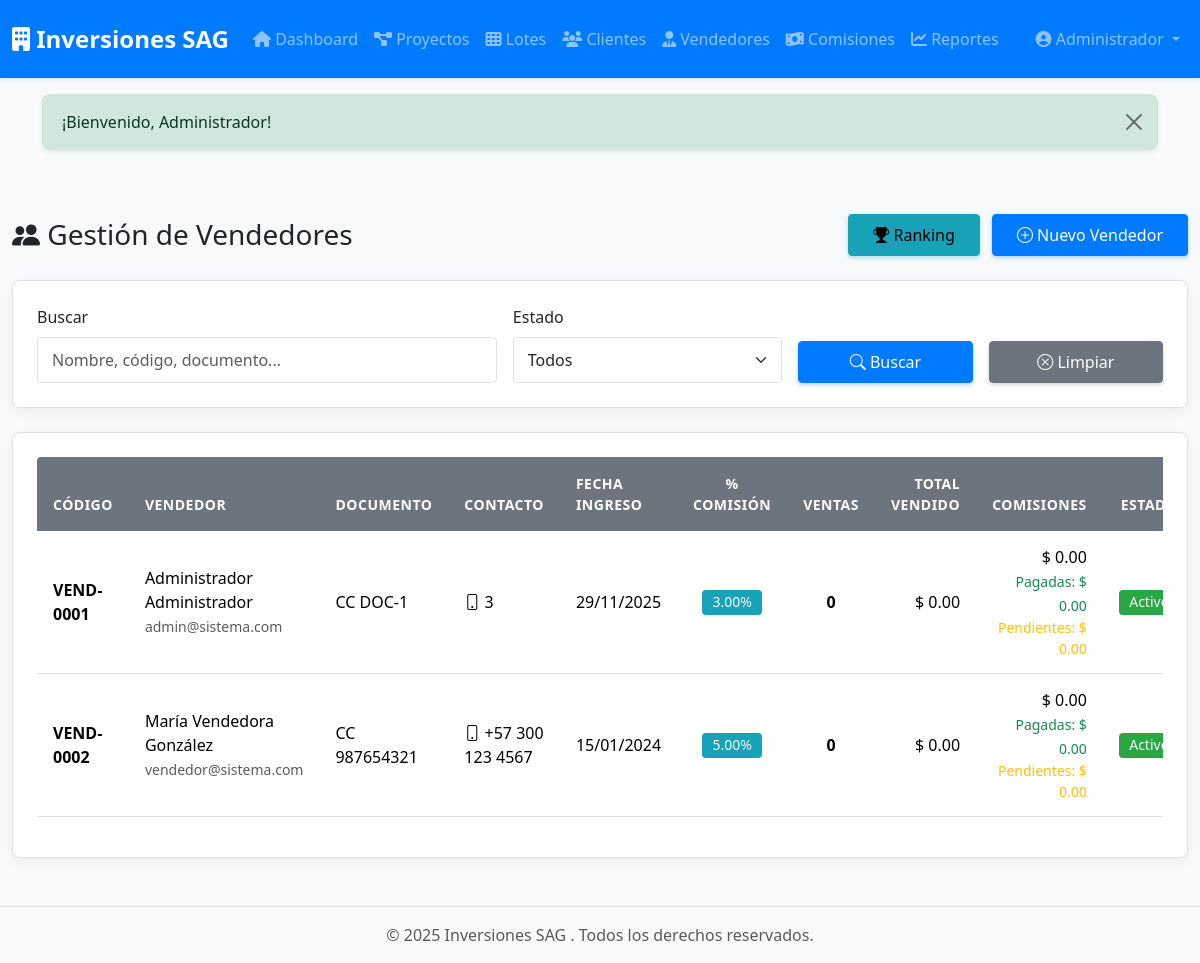
The page /vendedores (signed in) on the database its author committed.
### tables this page shows
CREATE TABLE `vendedores` (
  `id` int(10) UNSIGNED NOT NULL,
  `user_id` int(10) UNSIGNED NOT NULL COMMENT 'Relación con tabla users',
  `codigo_vendedor` varchar(20) NOT NULL COMMENT 'Código único del vendedor',
  `tipo_documento` enum('CC','NIT','CE','pasaporte') DEFAULT 'CC',
  `numero_documento` varchar(50) NOT NULL COMMENT 'Documento de identidad',
  `nombres` varchar(100) NOT NULL,
  `apellidos` varchar(100) NOT NULL,
  `telefono` varchar(20) DEFAULT NULL,
  `celular` varchar(20) DEFAULT NULL,
  `email` varchar(150) NOT NULL,
  `direccion` varchar(255) DEFAULT NULL,
  `ciudad` varchar(100) DEFAULT NULL,
  `fecha_ingreso` date NOT NULL COMMENT 'Fecha de ingreso a la empresa',
  `fecha_salida` date DEFAULT NULL COMMENT 'Fecha de retiro (si aplica)',
  `tipo_contrato` enum('indefinido','fijo','prestacion_servicios','freelance') DEFAULT 'indefinido',
  `porcentaje_comision_default` decimal(5,2) NOT NULL DEFAULT 3.00 COMMENT 'Porcentaje por defecto',
  `banco` varchar(100) DEFAULT NULL COMMENT 'Banco para pagos',
  `tipo_cuenta` enum('ahorros','corriente') DEFAULT NULL,
  `numero_cuenta` varchar(50) DEFAULT NULL,
  `estado` enum('activo','inactivo','suspendido') DEFAULT 'activo',
  `observaciones` text DEFAULT NULL,
  `foto_perfil` varchar(255) DEFAULT NULL COMMENT 'Ruta de la foto del vendedor',
  `created_at` timestamp NULL DEFAULT current_timestamp(),
  `updated_at` timestamp NULL DEFAULT current_timestamp() ON UPDATE current_timestamp()
);

### app/Views/vendedores/index.php (the view, shortened to what the rows shown need)
<div class="container-fluid py-4">
    <div class="d-flex justify-content-between align-items-center mb-4">
        <h1 class="h3 mb-0">
            <i class="bi bi-people-fill"></i> Gestión de Vendedores
        </h1>
        <div>
            <a href="/vendedores/ranking" class="btn btn-info me-2">
                <i class="bi bi-trophy-fill"></i> Ranking
            </a>
            <a href="/vendedores/create" class="btn btn-primary">
                <i class="bi bi-plus-circle"></i> Nuevo Vendedor
            </a>
        </div>
    </div>
    <div class="card mb-4">
        <div class="card-body">
            <form method="GET" action="/vendedores" class="row g-3">
                <div class="col-md-5">
                    <label class="form-label">Buscar</label>
                    <input type="text" name="search" class="form-control"
                           placeholder="Nombre, código, documento..."
                           value="<?= htmlspecialchars($filtros['search']) ?>">
                </div>
                <div class="col-md-3">
                    <label class="form-label">Estado</label>
                    <select name="estado" class="form-select">
                        <option value="">Todos</option>
                    </select>
                </div>
                <div class="col-md-2 d-flex align-items-end">
                    <button type="submit" class="btn btn-primary w-100">
                        <i class="bi bi-search"></i> Buscar
                    </button>
                </div>
                <div class="col-md-2 d-flex align-items-end">
                    <a href="/vendedores" class="btn btn-secondary w-100">
                        <i class="bi bi-x-circle"></i> Limpiar
                    </a>
                </div>
            </form>
        </div>
    </div>
    <div class="card">
        <div class="card-body">
            <?php if (empty($vendedores)): ?>
                <div class="alert alert-info">
                    <i class="bi bi-info-circle"></i> No hay vendedores registrados.
                </div>
            <?php else: ?>
                <div class="table-responsive">
                    <table class="table table-hover">
                        <thead>
                            <tr>
                                <th>Código</th>
                                <th>Vendedor</th>
                                <th>Documento</th>
                                <th>Contacto</th>
                                <th>Fecha Ingreso</th>
                                <th class="text-center">% Comisión</th>
                                <th class="text-center">Ventas</th>
                                <th class="text-end">Total Vendido</th>
                                <th class="text-end">Comisiones</th>
                                <th class="text-center">Estado</th>
                            </tr>
                        </thead>
                        <tbody>
                            <?php foreach ($vendedores as $v): ?>
                                <tr>
                                    <td><strong><?= htmlspecialchars($v['codigo_vendedor']) ?></strong></td>
                                    <td>
                                        <?= htmlspecialchars($v['nombre_completo']) ?>
                                        <br><small class="text-muted"><?= htmlspecialchars($v['email']) ?></small>
                                    </td>
                                    <td>
                                        <?= htmlspecialchars($v['tipo_documento']) ?>
                                        <?= htmlspecialchars($v['numero_documento']) ?>
                                    </td>
                                    <td>
                                        <?php if ($v['celular']): ?>
                                            <i class="bi bi-phone"></i> <?= htmlspecialchars($v['celular']) ?>
                                        <?php elseif ($v['telefono']): ?>
                                            <i class="bi bi-telephone"></i> <?= htmlspecialchars($v['telefono']) ?>
                                        <?php else: ?>
                                            <span class="text-muted">N/A</span>
                                        <?php endif; ?>
                                    </td>
                                    <td><?= date('d/m/Y', strtotime($v['fecha_ingreso'])) ?></td>
                                    <td class="text-center">
                                        <span class="badge bg-info"><?= number_format($v['porcentaje_comision_default'], 2) ?>%</span>
                                    </td>
                                    <td class="text-center">
                                        <strong><?= $v['total_lotes_vendidos'] ?></strong>
                                    </td>
                                    <td class="text-end"><?= formatMoney($v['valor_total_vendido']) ?></td>
                                    <td class="text-end">
                                        <div><?= formatMoney($v['total_comisiones_generadas']) ?></div>
                                        <small class="text-success">Pagadas: <?= formatMoney($v['comisiones_pagadas']) ?></small>
                                        <small class="text-warning d-block">Pendientes: <?= formatMoney($v['comisiones_pendientes']) ?></small>
                                    </td>
                                    <td class="text-center">
                                        <?php if ($v['estado'] === 'activo'): ?>
                                            <span class="badge bg-success">Activo</span>
                                        <?php elseif ($v['estado'] === 'inactivo'): ?>
                                            <span class="badge bg-secondary">Inactivo</span>
                                        <?php else: ?>
                                            <span class="badge bg-danger">Suspendido</span>
                                        <?php endif; ?>
                                    </td>
                                </tr>
                            <?php endforeach; ?>
                        </tbody>
                    </table>
                </div>
            <?php endif; ?>
        </div>
    </div>
</div>

### core/Router.php (shortened to what the rows shown need)
<?php
class Router
{
    private $routes = [];
    public function __construct($baseUrl = '')
    {
        $this->baseUrl = rtrim($baseUrl, '/');
    }
    private function addRoute($method, $uri, $handler)
    {
        $uri = '/' . trim($uri, '/');
        $this->routes[] = [
            'method' => $method,
            'uri' => $uri,
            'handler' => $handler,
            'pattern' => $this->convertUriToPattern($uri)
        ];
    }
    private function convertUriToPattern($uri)
    {
        $pattern = preg_replace('/\{([a-z_]+)\}/', '([^/]+)', $uri);
        return '#^' . $pattern . '$#';
    }
    public function dispatch()
    {
        $requestMethod = $_SERVER['REQUEST_METHOD'];
        $requestUri = $this->getRequestUri();
        foreach ($this->routes as $route) {
            if ($route['method'] !== $requestMethod) {
                continue;
            }
            if (preg_match($route['pattern'], $requestUri, $matches)) {
                array_shift($matches);
                return $this->callHandler($route['handler'], $matches);
            }
        }
    }
    private function getRequestUri()
    {
        $uri = parse_url($_SERVER['REQUEST_URI'], PHP_URL_PATH);
        return '/' . trim($uri, '/');
    }
    private function callHandler($handler, $params = [])
    {
        if (is_string($handler) && strpos($handler, '@') !== false) {
            list($controller, $method) = explode('@', $handler);
            $controllerInstance = new $controllerClass();
            return call_user_func_array([$controllerInstance, $method], $params);
        }
        throw new Exception("Invalid route handler");
    }
}

### rows shown on the page
vendedores: codigo_vendedor "VEND-0001", nombre_completo "Administrador Administrador", email "admin@sistema.com", tipo_documento "CC", numero_documento "DOC-1", celular "3", fecha_ingreso "29/11/2025", porcentaje_comision_default "3.00", total_lotes_vendidos "0", valor_total_vendido "$ 0.00", total_comisiones_generadas "$ 0.00", comisiones_pagadas "$ 0.00", comisiones_pendientes "$ 0.00", estado "Activo"
vendedores: codigo_vendedor "VEND-0002", nombre_completo "María Vendedora González", email "vendedor@sistema.com", tipo_documento "CC", numero_documento "987654321", celular "+57 300 123 4567", fecha_ingreso "15/01/2024", porcentaje_comision_default "5.00", total_lotes_vendidos "0", valor_total_vendido "$ 0.00", total_comisiones_generadas "$ 0.00", comisiones_pagadas "$ 0.00", comisiones_pendientes "$ 0.00", estado "Activo"
